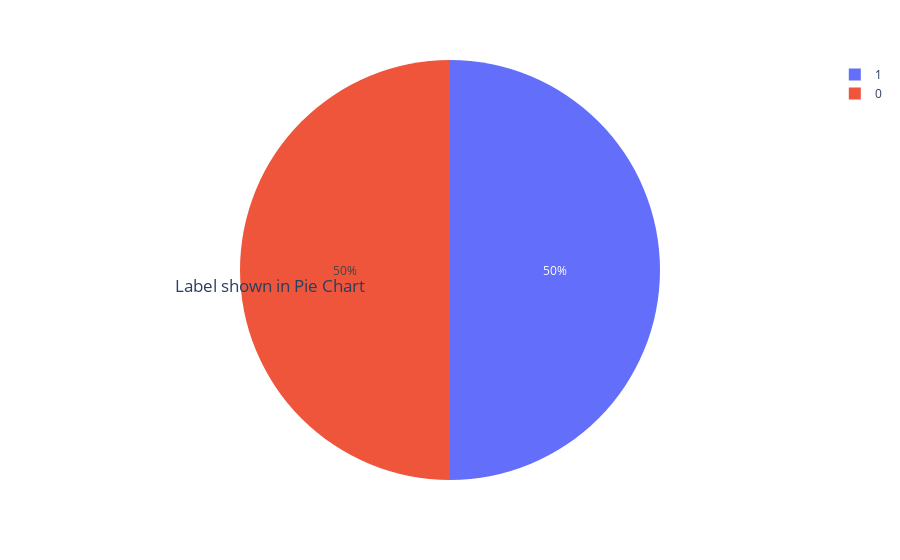

Here is the notebook cell this chart was saved with:
### Code cell
# Concat two datasets, confirm new set is balance w/ Pie chart
train_bal = pd.concat([train_neg,train_pos]).sample(frac=1, random_state=42).reset_index(drop=True)
train_bal.head()

fig = px.pie(train_bal, 
             values = train_bal['label'].value_counts().values, 
             names = train_bal['label'].unique())
fig.update_layout(
    title={
        'text': "Label shown in Pie Chart",
        'y':.50,
        'x':0.3,
        'xanchor': 'center',
        'yanchor': 'top'})
fig.show()

### Figure 1 — Plotly figure (JSON) as saved in the notebook; plotly's stock layout.template omitted (floating-point values rounded to 4 significant figures)
{"data": [{"domain": {"x": [0, 1], "y": [0, 1]}, "hovertemplate": "label=%{label}<br>value=%{value}<extra></extra>", "labels": [1, 0], "legendgroup": "", "name": "", "showlegend": true, "type": "pie", "values": [89117, 89117]}], "layout": {"legend": {"tracegroupgap": 0}, "margin": {"t": 60}, "title": {"text": "Label shown in Pie Chart", "x": 0.3, "xanchor": "center", "y": 0.5, "yanchor": "top"}}}
